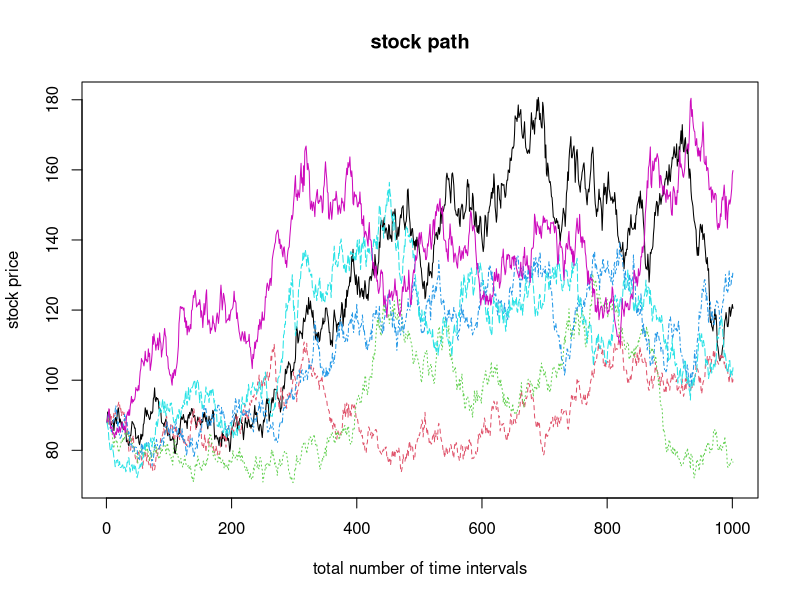

R code for this plot: (Note: this script raises an error after producing the figure.)
n= 6000

# m=2^31-1
# a=7^5
# b=0
# 
# 
# #first n uniform numbers
# U1= rep(NA,n)
# U1[1]=5
# for (i in 1:(length(U1)-1)){
#   U1[i+1]=(a*U1[i]+b)%%m
# }
# U1=U1/m
# # second n uniform numbers
# U2 = rep(NA,n)
# U2[1]=6
# for (i in 1:(length(U2)-1)){
#   U2[i+1]=(a*U2[i]+b)%%m
# }
# U2=U2/m
# 
# Narray1_BM = rep(NA,n)
# Narray2_BM = rep(NA,n)
# 
# Narray1_BM = sqrt(-2*log(U1))*cos(2*pi*U2)
# Narray2_BM = sqrt(-2*log(U1))*sin(2*pi*U2)

S0 = 88;  
sigma = 0.18; 
r = 0.04;

T = 10;
h =1000; 
Dt = T/h; 
n = 6; # number of simulations

onescol = matrix(data = 1,nrow = n, ncol = 1)
ranmat = matrix(data = rnorm(n*h),nrow = n,ncol = h)  
expranmat= exp((r-0.5*sigma^2)*Dt+sigma*sqrt(Dt)*ranmat)
St = S0*cbind(onescol,t(apply(X = expranmat,MARGIN = 1, FUN = cumprod)))

# another way! turn * to +  same answer
zeroscol = matrix(data = 0,nrow = n, ncol = 1)
expranmat2 = (r-0.5*sigma^2)*Dt+sigma*sqrt(Dt)*ranmat
St2 = exp(log(S0)+cbind(zeroscol,t(apply(X = expranmat2,MARGIN = 1, FUN = cumsum))))

matplot(t(St),type = "l",xlab = "total number of time intervals", ylab = "stock price", main="stock path")

#----------- UNCOMMENT TO HAVE BOTH GRAPHS ON SAME PLOT ---------------#

T= seq(100,1000,by=100)
points(T,rowMeans(ST),main = "E(ST) vs T ",ylab = "S(T)",col="red",pch=15)

# repeat with sigma=0.35, stock price path will have greater variation and a higher range for final value

